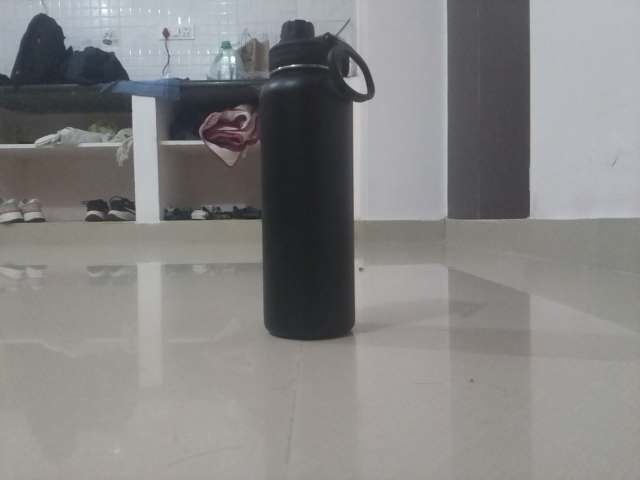
#> input picture calibration_image.jpg, 640 x 480 px
$ python -i obstacle_detect.py   (imports and definitions only)
#> lines starting #> are read from the running program, lines starting #| are printed output that depends on the picture; after the words box and inside, x2 and y2 are one past the last pixel; in counts of white or black regions, pixels touching at a corner belong together
import cv2
import numpy as np

class Obstacle_Detector:

    def __init__(self):
        self.obstacle_colors = ['black']
        self.H = np.load("homography_matrix.npy")
        self.obstacles = []


    def image_to_world(self,pixel_x, pixel_y):
        H = np.load("homography_matrix.npy")
        pixel_point = np.array([[[pixel_x, pixel_y]]], dtype=np.float32)
        world_point = cv2.perspectiveTransform(pixel_point,H)
        return world_point[0][0]   #returns an array of world points

    def apply_homography(self,points):
        world_points = []
        for i in points:
            world_point = self.image_to_world(i[0],i[1])
            # print(world_point)
            world_points.append(world_point)

        med_x,med_y = np.median(world_points,axis=0)
        return np.array([med_x,med_y])

    def find_ground_contact_points(self,object_mask, niter=1):
        corners =  cv2.goodFeaturesToTrack(
            np.float32(object_mask),
            100,
            0.01,
            10
        )

        corners = np.squeeze(np.intp(corners))

        isort = np.flip(np.argsort(corners[:,1]))[:5]
        lowest_pt = corners[isort,:]

        return lowest_pt

    def get__single_obstacle(self,mask):


        numLabels,labels,stats,centroids = cv2.connectedComponentsWithStats(mask)

        for i in range(1,numLabels):
            if stats[i,cv2.CC_STAT_AREA] > 300:


                object_mask = (labels==i).astype(np.uint8)*255

                # time.sleep(5)

                bottompoints = self.find_ground_contact_points(object_mask)

                obstacle_posn = self.apply_homography(bottompoints)

                if(obstacle_posn[0] > 0):
                    self.obstacles.append(obstacle_posn)


    def get_all_obstacles(self,img):
        # img = cv2.imread('black_flask.png')

        hsv = cv2.cvtColor(img, cv2.COLOR_BGR2HSV)

        # cv2.imwrite("captured_image_4_hsv.png", hsv)

        lower_black = np.array([0, 0, 0])
        upper_black = np.array([180, 255, 50])

        mask = cv2.inRange(hsv, lower_black, upper_black)

        self.get__single_obstacle(mask)

>>> import cv2
>>> picture = cv2.imread('calibration_image.jpg')
#> picture is the input picture: shape (480, 640, 3); mean B, G, R 132.7, 133, 133.9
>>> result = Obstacle_Detector().get_all_obstacles(picture)
#> (reads homography_matrix.npy from the repository)
#> in get_all_obstacles, `hsv = cv2.cvtColor(img, cv2.COLOR_BGR2HSV)`: hsv: shape (480, 640, 3); mean H, S, V 58.3, 17.9, 137.4
#> in get_all_obstacles, `mask = cv2.inRange(hsv, lower_black, upper_black)`:
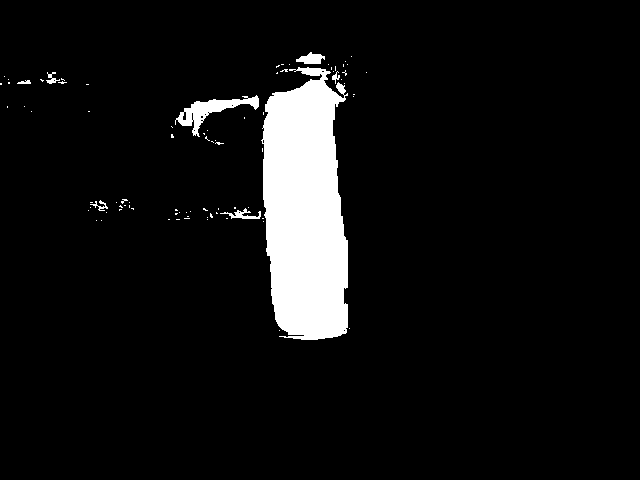
#> mask: shape (480, 640); 6.8% white; 86 white regions (78 under 20 px), largest, box (x1, y1, x2, y2) and area: (261, 67, 348, 340) 18868, (175, 95, 259, 137) 1045, (296, 52, 325, 64) 217
#> in get__single_obstacle, `numLabels,labels,stats,centroids = cv2.connectedComponentsWithStats(ma..`:
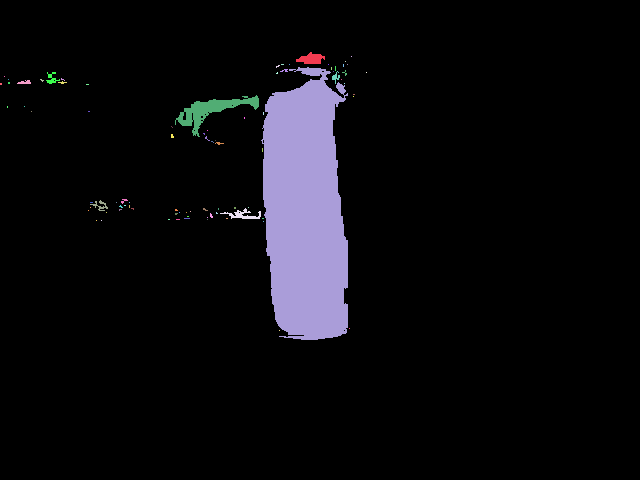
#> labels: shape (480, 640) int32; 87 distinct labels, from 0 to 86; one colour per label, 0 black
#> in get__single_obstacle, `numLabels,labels,stats,centroids = cv2.connectedComponentsWithStats(ma..`: numLabels = 87; stats = 87 rows, first 6: [0, 0, 640, 480, 286420], [296, 52, 29, 12, 217], [351, 56, 1, 1, 1], [345, 61, 1, 1, 1], [276, 65, 4, 3, 6], [281, 64, 3, 1, 3]; centroids = 87 pairs, first value 0.5 to 366, second value 56 to 330
#> the loop in get__single_obstacle, `for i in range(1,numLabels):` made 86 passes
#> (isort in find_ground_contact_points, obstacle_posn) on passes 10, 31: ([28, 29, 6, 23, 14], [49.4, 12.28]), ([5, 7, 1, 0, 10], [-31.84, -23.91])
#> after the loop in get__single_obstacle, `for i in range(1,numLabels):`:
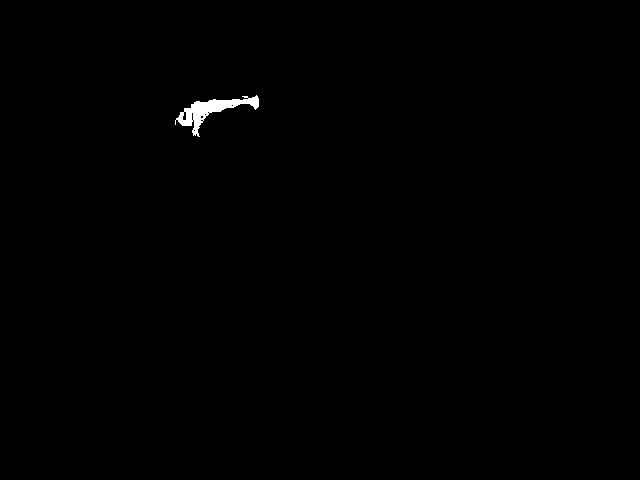
#> object_mask: shape (480, 640); 0.34% white; 1 white region, box (x1, y1, x2, y2) and area: (175, 95, 259, 137) 1045
#> after the loop in get__single_obstacle, `for i in range(1,numLabels):`: self.obstacles = [[49.4, 12.28]]
